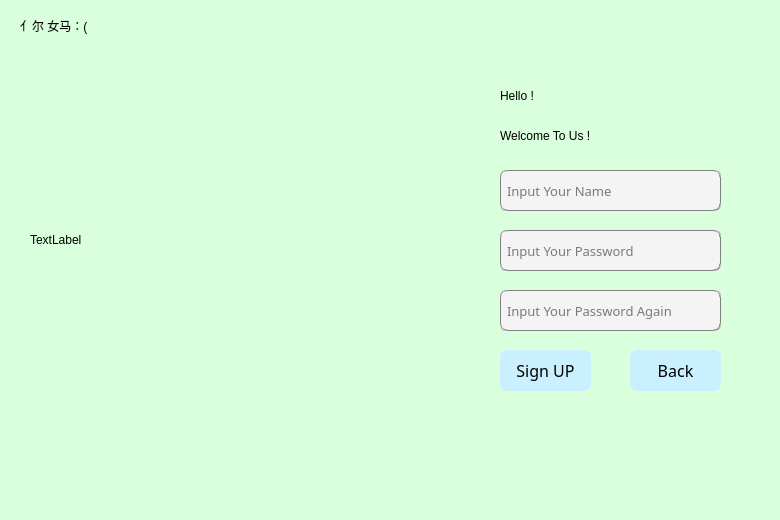
<?xml version="1.0" encoding="UTF-8"?>
<ui version="4.0">
 <class>Register</class>
 <widget class="QWidget" name="Register">
  <property name="geometry">
   <rect>
    <x>0</x>
    <y>0</y>
    <width>780</width>
    <height>520</height>
   </rect>
  </property>
  <property name="windowTitle">
   <string>Form</string>
  </property>
  <property name="styleSheet">
   <string notr="true">background-color: rgb(217, 255, 220);</string>
  </property>
  <widget class="QLabel" name="welcome">
   <property name="geometry">
    <rect>
     <x>500</x>
     <y>110</y>
     <width>171</width>
     <height>51</height>
    </rect>
   </property>
   <property name="styleSheet">
    <string notr="true">font: 87 18pt &quot;Montserrat&quot;;
color: rgb(0, 0, 0);
background-color: rgb(217, 255, 220);</string>
   </property>
   <property name="text">
    <string>Welcome To Us !</string>
   </property>
  </widget>
  <widget class="QLineEdit" name="name">
   <property name="geometry">
    <rect>
     <x>500</x>
     <y>170</y>
     <width>221</width>
     <height>41</height>
    </rect>
   </property>
   <property name="font">
    <font>
     <family>Montserrat</family>
     <pointsize>10</pointsize>
     <italic>false</italic>
     <bold>false</bold>
    </font>
   </property>
   <property name="styleSheet">
    <string notr="true">background-color: rgb(244, 244, 244);
border:1px groove gray;border-radius:
7px;padding:2px 4px;
font: 10pt &quot;Montserrat&quot;;</string>
   </property>
   <property name="text">
    <string/>
   </property>
   <property name="placeholderText">
    <string>Input Your Name</string>
   </property>
  </widget>
  <widget class="QPushButton" name="sign_up">
   <property name="geometry">
    <rect>
     <x>500</x>
     <y>350</y>
     <width>91</width>
     <height>41</height>
    </rect>
   </property>
   <property name="font">
    <font>
     <family>Montserrat</family>
     <pointsize>12</pointsize>
     <italic>false</italic>
     <bold>false</bold>
    </font>
   </property>
   <property name="styleSheet">
    <string notr="true">font: 12pt &quot;Montserrat&quot;;
background-color: rgb(85, 170, 255);
background-color: rgb(255, 255, 255);
border:0px groove gray;border-radius:
7px;padding:2px 4px;
background-color: rgb(202, 239, 255);
color: rgb(0, 0, 0);</string>
   </property>
   <property name="text">
    <string>Sign UP</string>
   </property>
  </widget>
  <widget class="QLineEdit" name="password">
   <property name="geometry">
    <rect>
     <x>500</x>
     <y>230</y>
     <width>221</width>
     <height>41</height>
    </rect>
   </property>
   <property name="font">
    <font>
     <family>Montserrat</family>
     <pointsize>10</pointsize>
     <italic>false</italic>
     <bold>false</bold>
    </font>
   </property>
   <property name="styleSheet">
    <string notr="true">background-color: rgb(244, 244, 244);
border:1px groove gray;border-radius:
7px;padding:2px 4px;
font: 10pt &quot;Montserrat&quot;;</string>
   </property>
   <property name="text">
    <string/>
   </property>
   <property name="echoMode">
    <enum>QLineEdit::Password</enum>
   </property>
   <property name="placeholderText">
    <string>Input Your Password</string>
   </property>
  </widget>
  <widget class="QLineEdit" name="password_">
   <property name="geometry">
    <rect>
     <x>500</x>
     <y>290</y>
     <width>221</width>
     <height>41</height>
    </rect>
   </property>
   <property name="font">
    <font>
     <family>Montserrat</family>
     <pointsize>10</pointsize>
     <italic>false</italic>
     <bold>false</bold>
    </font>
   </property>
   <property name="styleSheet">
    <string notr="true">background-color: rgb(244, 244, 244);
border:1px groove gray;border-radius:
7px;padding:2px 4px;
font: 10pt &quot;Montserrat&quot;;</string>
   </property>
   <property name="text">
    <string/>
   </property>
   <property name="echoMode">
    <enum>QLineEdit::Password</enum>
   </property>
   <property name="placeholderText">
    <string>Input Your Password Again </string>
   </property>
  </widget>
  <widget class="QPushButton" name="back">
   <property name="geometry">
    <rect>
     <x>630</x>
     <y>350</y>
     <width>91</width>
     <height>41</height>
    </rect>
   </property>
   <property name="font">
    <font>
     <family>Montserrat</family>
     <pointsize>12</pointsize>
     <italic>false</italic>
     <bold>false</bold>
    </font>
   </property>
   <property name="styleSheet">
    <string notr="true">font: 12pt &quot;Montserrat&quot;;
background-color: rgb(85, 170, 255);
background-color: rgb(255, 255, 255);
border:0px groove gray;border-radius:
7px;padding:2px 4px;
background-color: rgb(202, 239, 255);
color: rgb(0, 0, 0);</string>
   </property>
   <property name="text">
    <string>Back</string>
   </property>
  </widget>
  <widget class="QLabel" name="hello">
   <property name="geometry">
    <rect>
     <x>20</x>
     <y>10</y>
     <width>101</width>
     <height>31</height>
    </rect>
   </property>
   <property name="styleSheet">
    <string notr="true">
font: 12pt &quot;微软雅黑&quot;;
color: rgb(0, 0, 0);
background-color: rgb(217, 255, 220);</string>
   </property>
   <property name="text">
    <string>亻尔 女马：(</string>
   </property>
  </widget>
  <widget class="QLabel" name="image">
   <property name="geometry">
    <rect>
     <x>30</x>
     <y>90</y>
     <width>450</width>
     <height>300</height>
    </rect>
   </property>
   <property name="text">
    <string>TextLabel</string>
   </property>
  </widget>
  <widget class="QLabel" name="hello_2">
   <property name="geometry">
    <rect>
     <x>500</x>
     <y>80</y>
     <width>101</width>
     <height>31</height>
    </rect>
   </property>
   <property name="styleSheet">
    <string notr="true">
font: 15pt &quot;Montserrat&quot;;
color: rgb(0, 0, 0);
background-color: rgb(217, 255, 220);</string>
   </property>
   <property name="text">
    <string>Hello !</string>
   </property>
  </widget>
 </widget>
 <resources/>
 <connections/>
</ui>
